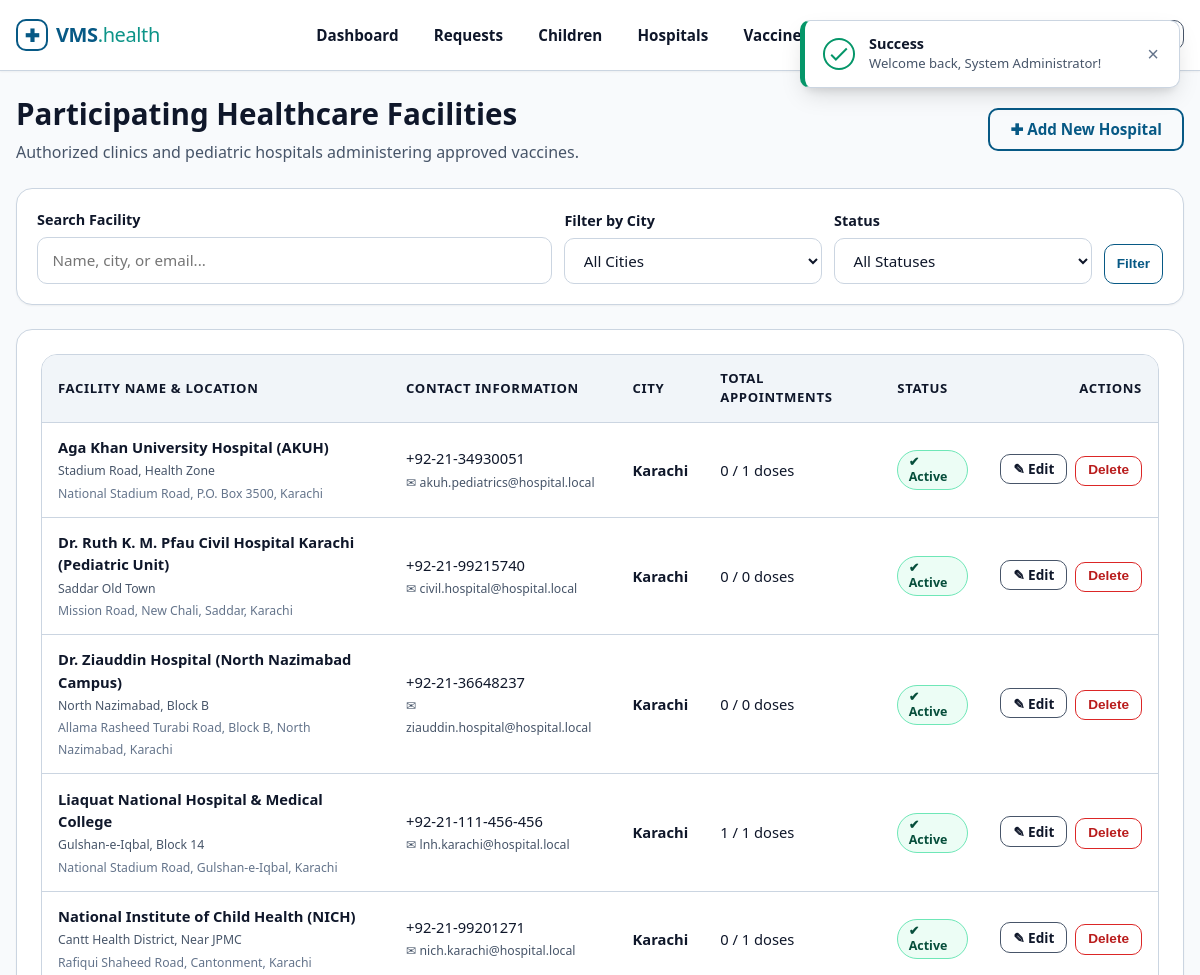
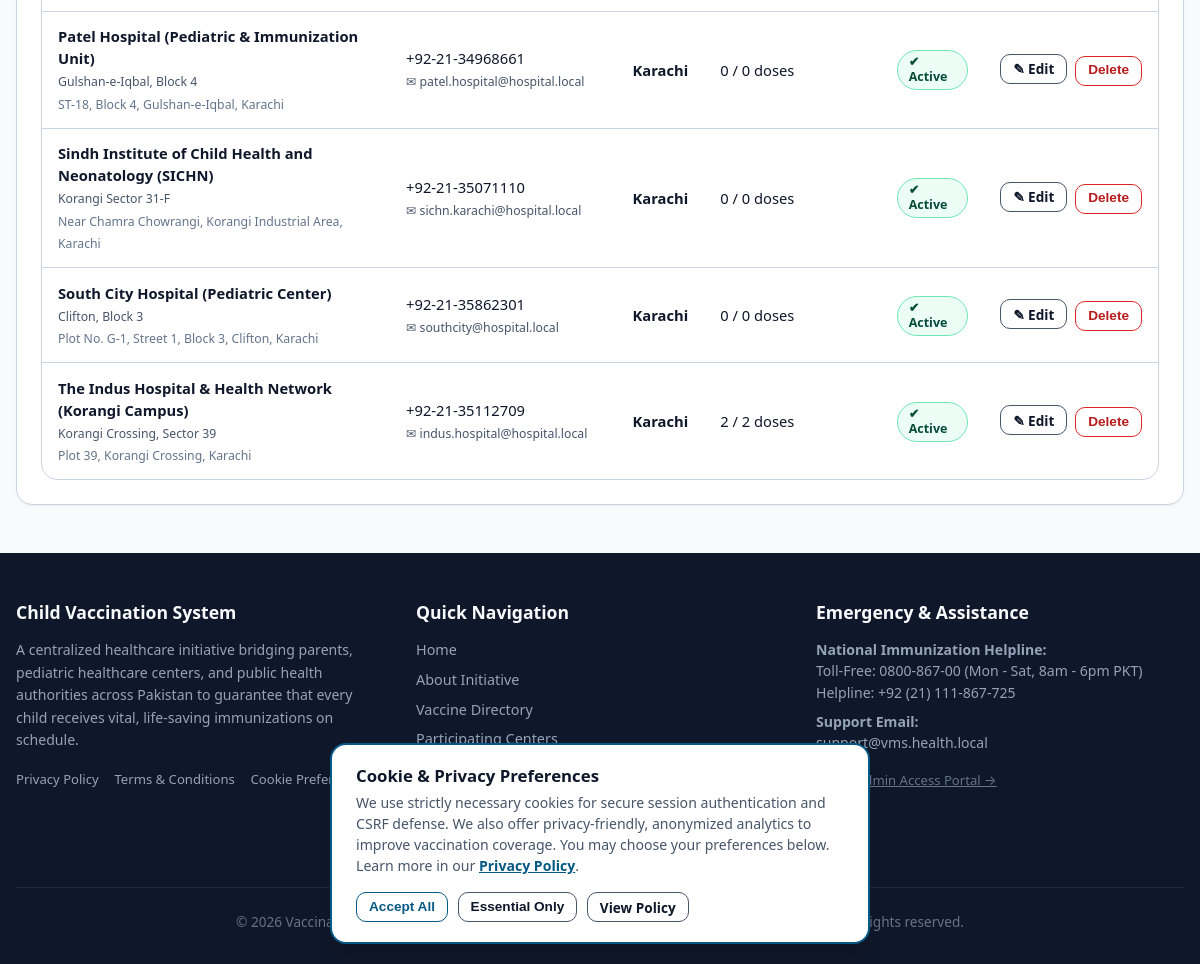
Screenshot of /vms/admin/hospitals.php (signed in) with the database file from the repository (2 pictures, top to bottom).
### tables this page shows
CREATE TABLE `hospitals` (
  `id` INT UNSIGNED NOT NULL AUTO_INCREMENT,
  `user_id` INT UNSIGNED NOT NULL COMMENT 'Foreign key to users.id',
  `name` VARCHAR(150) NOT NULL COMMENT 'Official name of the hospital / health center',
  `address` TEXT NOT NULL COMMENT 'Street address of the hospital',
  `city` VARCHAR(80) NOT NULL COMMENT 'City where hospital is located',
  `location` VARCHAR(150) NOT NULL COMMENT 'District, zone, or prominent landmark for parent search',
  `phone` VARCHAR(25) NOT NULL COMMENT 'Hospital reception / pediatric hotline',
  `status` ENUM('active', 'inactive') NOT NULL DEFAULT 'active' COMMENT 'Account status',
  `created_at` DATETIME NOT NULL DEFAULT CURRENT_TIMESTAMP,
  PRIMARY KEY (`id`),
  UNIQUE KEY `uk_hospitals_user_id` (`user_id`),
  KEY `idx_hospitals_city` (`city`),
  KEY `idx_hospitals_status` (`status`),
  CONSTRAINT `fk_hospitals_user` FOREIGN KEY (`user_id`)
    REFERENCES `users` (`id`) ON DELETE CASCADE ON UPDATE CASCADE
);

CREATE TABLE `users` (
  `id` INT UNSIGNED NOT NULL AUTO_INCREMENT,
  `name` VARCHAR(100) NOT NULL COMMENT 'Full name of user or organization representative',
  `email` VARCHAR(120) NOT NULL COMMENT 'Unique login email address',
  `password_hash` VARCHAR(255) NOT NULL COMMENT 'Bcrypt password hash produced by password_hash()',
  `role` ENUM('admin', 'parent', 'hospital') NOT NULL COMMENT 'System role controlling authorization',
  `created_at` DATETIME NOT NULL DEFAULT CURRENT_TIMESTAMP,
  PRIMARY KEY (`id`),
  UNIQUE KEY `uk_users_email` (`email`),
  KEY `idx_users_role` (`role`)
);

### vms/includes/functions.php (called while the page is built, shortened)
<?php
function url(string $path = ''): string
{
    return BASE_URL . ltrim($path, '/');
}
function e($value): string
{
    return htmlspecialchars((string)$value, ENT_QUOTES, 'UTF-8');
}
function sanitizeInput($data): string
{
    return trim(str_replace(chr(0), '', $data));
}

### vms/admin/hospitals.php (the view, shortened to what this page needs)
<?php
require_once __DIR__ . '/../includes/functions.php';
$pdo = getDBConnection();
$action = $_GET['action'] ?? 'list';
$search = sanitizeInput($_GET['search'] ?? '');
$sql = 'SELECT h.*, u.email,
               (SELECT COUNT(*) FROM bookings b WHERE b.hospital_id = h.id) AS total_bookings,
               (SELECT COUNT(*) FROM bookings b WHERE b.hospital_id = h.id AND b.vaccination_status = "vaccinated") AS total_completed
        FROM hospitals h
        JOIN users u ON h.user_id = u.id
        WHERE 1=1';
$params = [];
$sql .= ' ORDER BY h.name ASC';
$stmt = $pdo->prepare($sql);
$stmt->execute($params);
$hospitalsList = $stmt->fetchAll();
$editHospital = null;
require_once __DIR__ . '/../includes/header.php';
?>
<div class="container">
    <div style="display: flex; flex-wrap: wrap; justify-content: space-between; align-items: center; margin-bottom: 1.5rem; gap: 1rem;">
        <div>
            <h1>Participating Healthcare Facilities</h1>
            <p style="margin: 0;">Authorized clinics and pediatric hospitals administering approved vaccines.</p>
        </div>
        <div>
            <?php if ($action === 'list'): ?>
                <a href="<?= url('admin/hospitals.php?action=add'); ?>" class="btn btn-primary">
                    &#10010; Add New Hospital
                </a>
            <?php else: ?>
                <a href="<?= url('admin/hospitals.php'); ?>" class="btn btn-outline">
                    &larr; Back to Hospitals List
                </a>
            <?php endif; ?>
        </div>
    </div>
    <?php if ($action === 'add'): ?>
        <div class="card" style="max-width: 800px; margin: 0 auto 2rem;">
            <div class="card-header">
                <h3>Enroll New Healthcare Facility</h3>
            </div>
            <form action="<?= url('admin/hospitals.php'); ?>" method="POST">
                <?= csrfField(); ?>
                <input type="hidden" name="form_action" value="add">
                <div class="grid grid-2">
                    <div class="form-group">
                        <label for="name" class="form-label required">Hospital / Center Name</label>
                        <input type="text" id="name" name="name" class="form-control" placeholder="e.g. Shaukat Khanum Pediatric Wing" required>
                    </div>
                    <div class="form-group">
                        <label for="email" class="form-label required">Official Contact Email (Login)</label>
                        <input type="email" id="email" name="email" class="form-control" placeholder="center@hospital.org.pk" required>
                    </div>
                </div>
                <div class="grid grid-2">
                    <div class="form-group">
                        <label for="phone" class="form-label required">Hotline Phone</label>
                        <input type="tel" id="phone" name="phone" class="form-control" placeholder="e.g. 021-34567890 or 0300-1234567" required>
                    </div>
                    <div class="form-group">
                        <label for="password" class="form-label required">Account Password</label>
                        <input type="password" id="password" name="password" class="form-control" placeholder="Minimum 6 characters" required>
                    </div>
                </div>
                <div class="grid grid-2">
                    <div class="form-group">
                        <label for="city" class="form-label required">City</label>
                        <input type="text" id="city" name="city" class="form-control" placeholder="e.g. Karachi" required>
                    </div>
                    <div class="form-group">
                        <label for="location" class="form-label required">District / Area Landmark</label>
                        <input type="text" id="location" name="location" class="form-control" placeholder="e.g. Gulshan-e-Iqbal, Block 13" required>
                    </div>
                </div>
                <div class="form-group">
                    <label for="address" class="form-label required">Physical Street Address</label>
                    <textarea id="address" name="address" class="form-control" rows="2" placeholder="Full street address for parent appointment directions" required></textarea>
                </div>
                <div style="display: flex; gap: 0.75rem; justify-content: flex-end; margin-top: 1rem;">
                    <a href="<?= url('admin/hospitals.php'); ?>" class="btn btn-outline">Cancel</a>
                    <button type="submit" class="btn btn-primary">Save & Register Facility &rarr;</button>
                </div>
            </form>
        </div>
    <?php else: ?>
        <div class="card" style="margin-bottom: 1.5rem; padding: 1.25rem;">
            <form action="<?= url('admin/hospitals.php'); ?>" method="GET" style="display: flex; flex-wrap: wrap; gap: 0.75rem; align-items: flex-end;">
                <div style="flex: 2; min-width: 220px;">
                    <label for="search" class="form-label">Search Facility</label>
                    <input type="text" id="search" name="search" class="form-control" placeholder="Name, city, or email..." value="<?= e($search); ?>">
                </div>
                <div style="flex: 1; min-width: 160px;">
                    <label for="filter_city" class="form-label">Filter by City</label>
                    <select id="filter_city" name="city" class="form-select">
                        <option value="">All Cities</option>
                    </select>
                </div>
                <div style="flex: 1; min-width: 140px;">
                    <label for="filter_status" class="form-label">Status</label>
                    <select id="filter_status" name="status" class="form-select">
                        <option value="">All Statuses</option>
                    </select>
                </div>
                <div style="display: flex; gap: 0.5rem;">
                    <button type="submit" class="btn btn-primary btn-sm" style="height: 40px;">Filter</button>
                </div>
            </form>
        </div>
        <div class="card">
            <?php if (empty($hospitalsList)): ?>
                <div style="text-align: center; padding: 2.5rem; color: var(--text-muted);">
                    <p style="font-size: 1.1rem; margin-bottom: 0.5rem;">No healthcare centers match your search criteria.</p>
                    <a href="<?= url('admin/hospitals.php'); ?>" class="btn btn-outline btn-sm">Clear Search Filters</a>
                </div>
            <?php else: ?>
                <div class="table-responsive">
                    <table class="table">
                        <thead>
                            <tr>
                                <th>Facility Name & Location</th>
                                <th>Contact Information</th>
                                <th>City</th>
                                <th>Total Appointments</th>
                                <th>Status</th>
                                <th style="text-align: right;">Actions</th>
                            </tr>
                        </thead>
                        <tbody>
                            <?php foreach ($hospitalsList as $h): ?>
                                <tr>
                                    <td>
                                        <strong><?= e($h['name']); ?></strong><br>
                                        <small style="color: var(--text-muted);"><?= e($h['location']); ?></small><br>
                                        <small style="color: var(--text-light);"><?= e($h['address']); ?></small>
                                    </td>
                                    <td>
                                        <span><?= e($h['phone']); ?></span><br>
                                        <small style="color: var(--text-muted);">&#9993; <?= e($h['email']); ?></small>
                                    </td>
                                    <td><strong><?= e($h['city']); ?></strong></td>
                                    <td>
                                        <span title="Completed / Total"><?= (int)$h['total_completed']; ?> / <?= (int)$h['total_bookings']; ?> doses</span>
                                    </td>
                                    <td>
                                        <?php if ($h['status'] === 'active'): ?>
                                            <span class="badge badge-success">&#10004; Active</span>
                                        <?php else: ?>
                                            <span class="badge badge-danger">&#10006; Inactive</span>
                                        <?php endif; ?>
                                    </td>
                                    <td style="text-align: right; white-space: nowrap;">
                                        <a href="<?= url('admin/hospitals.php?action=edit&id=' . (int)$h['id']); ?>" class="btn btn-outline btn-sm" title="Edit Facility">
                                            &#9998; Edit
                                        </a>
                                        <form action="<?= url('admin/hospitals.php'); ?>" method="POST" style="display: inline-block; margin-left: 0.25rem;">
                                            <button type="submit" class="btn btn-danger btn-sm" title="Delete or Deactivate"
                                                    onclick="return confirm('Are you sure you want to delete or deactivate <?= e($h['name']); ?>?');">
                                                Delete
                                            </button>
                                        </form>
                                    </td>
                                </tr>
                            <?php endforeach; ?>
                        </tbody>
                    </table>
                </div>
            <?php endif; ?>
        </div>
    <?php endif; ?>
</div>
<?php require_once __DIR__ . '/../includes/footer.php'; ?>

### vms/assets/css/style.css (style rules this page uses)
:root { --primary: #0284c7; --primary-hover: #0369a1; --primary-light: #e0f2fe; --primary-dark: #075985; --teal: #0d9488; --teal-dark: #0f766e; --teal-light: #ccfbf1; --success: #059669; --success-bg: #ecfdf5; --success-border: #6ee7b7; --success-text: #064e3b; --warning: #d97706; --warning-bg: #fffbeb; --warning-border: #fcd34d; --warning-text: #78350f; --danger: #dc2626; --danger-bg: #fef2f2; --danger-border: #fca5a5; --danger-text: #7f1d1d; --info: #2563eb; --info-bg: #eff6ff; --info-border: #93c5fd; --info-text: #1e3a8a; --text-main: #0f172a; --text-muted: #475569; --text-light: #64748b; --bg-body: #f8fafc; --bg-card: #ffffff; --bg-subtle: #f1f5f9; --border-color: #cbd5e1; --border-focus: #0284c7; --shadow-sm: 0 1px 2px 0 rgba(0, 0, 0, 0.05); --shadow-md: 0 4px 6px -1px rgba(0, 0, 0, 0.07), 0 2px 4px -2px rgba(0, 0, 0, 0.05); --shadow-lg: 0 10px 15px -3px rgba(0, 0, 0, 0.08), 0 4px 6px -4px rgba(0, 0, 0, 0.04); --shadow-xl: 0 20px 25px -5px rgba(0, 0, 0, 0.1), 0 8px 10px -6px rgba(0, 0, 0, 0.05); --radius-sm: 6px; --radius-md: 10px; --radius-lg: 16px; --radius-full: 9999px; --max-width: 1200px; --header-height: 70px; }
*, *::before, *::after { box-sizing: border-box; margin: 0; padding: 0; }
html { font-size: 16px; scroll-behavior: smooth; -webkit-text-size-adjust: 100%; overflow-x: hidden; }
body { font-family: system-ui, -apple-system, BlinkMacSystemFont, "Segoe UI", Roboto, Helvetica, Arial, sans-serif; background-color: var(--bg-body); color: var(--text-main); line-height: 1.5; min-height: 100vh; display: flex; flex-direction: column; overflow-x: hidden; width: 100%; }
a { color: var(--primary-dark); text-decoration: none; transition: color 0.15s ease-in-out; }
h1, h2, h3, h4, h5, h6 { color: var(--text-main); font-weight: 700; line-height: 1.25; margin-bottom: 0.5rem; }
h1 { font-size: 1.85rem; }
p { margin-bottom: 1rem; color: var(--text-muted); }
.container { width: 100%; max-width: var(--max-width); margin-left: auto; margin-right: auto; padding-left: 1rem; padding-right: 1rem; }
.card { background-color: var(--bg-card); border: 1px solid var(--border-color); border-radius: var(--radius-lg); box-shadow: var(--shadow-sm); padding: 1.5rem; transition: transform 0.15s ease, box-shadow 0.15s ease; }
.btn { display: inline-flex; align-items: center; justify-content: center; gap: 0.4rem; padding: 0.6rem 1.25rem; border-radius: var(--radius-md); font-size: 0.95rem; font-weight: 600; border: 2px solid transparent; background-color: transparent; cursor: pointer; text-align: center; transition: background-color 0.15s ease, border-color 0.15s ease, color 0.15s ease, box-shadow 0.15s ease; text-decoration: none; line-height: 1.25; }
.btn-primary { background-color: transparent; border-color: var(--primary-dark); color: var(--primary-dark); }
.btn-outline { background-color: transparent; border-color: #475569; color: var(--text-main); }
.btn-danger { background-color: transparent; border-color: #dc2626; color: #b91c1c; }
.btn-sm { padding: 0.35rem 0.75rem; font-size: 0.85rem; border-width: 1.5px; }
.form-label { display: block; font-size: 0.9rem; font-weight: 600; color: var(--text-main); margin-bottom: 0.4rem; }
.form-control, .form-select { width: 100%; padding: 0.7rem 0.9rem; font-size: 0.95rem; line-height: 1.5; color: var(--text-main); background-color: #ffffff; border: 1px solid var(--border-color); border-radius: var(--radius-md); transition: border-color 0.15s ease, box-shadow 0.15s ease; font-family: inherit; }
.table-responsive { width: 100%; overflow-x: auto; -webkit-overflow-scrolling: touch; border: 1px solid var(--border-color); border-radius: var(--radius-lg); background-color: var(--bg-card); }
.table { width: 100%; border-collapse: collapse; text-align: left; font-size: 0.92rem; }
.table th, .table td { padding: 0.85rem 1rem; border-bottom: 1px solid var(--border-color); }
.table th { background-color: var(--bg-subtle); font-weight: 700; color: var(--text-main); font-size: 0.82rem; text-transform: uppercase; letter-spacing: 0.05em; }
.table tbody tr:last-child td { border-bottom: none; }
.badge { display: inline-flex; align-items: center; gap: 0.3rem; padding: 0.25rem 0.65rem; font-size: 0.78rem; font-weight: 700; border-radius: var(--radius-full); text-transform: capitalize; line-height: 1.2; }
.badge-success { background-color: var(--success-bg); color: var(--success-text); border: 1px solid var(--success-border); }

### rows the page displays
hospitals: name "Aga Khan University Hospital (AKUH)", location "Stadium Road, Health Zone", address "National Stadium Road, P.O. Box 3500, Karachi", phone "+92-21-34930051", user.email "akuh.pediatrics@hospital.local", city "Karachi", total_completed "0", total_bookings "1", status "✔ Active"
hospitals: name "Dr. Ruth K. M. Pfau Civil Hospital Karachi (Pediatric Unit)", location "Saddar Old Town", address "Mission Road, New Chali, Saddar, Karachi", phone "+92-21-99215740", user.email "civil.hospital@hospital.local", city "Karachi", total_completed "0", total_bookings "0", status "✔ Active"
hospitals: name "Dr. Ziauddin Hospital (North Nazimabad Campus)", location "North Nazimabad, Block B", address "Allama Rasheed Turabi Road, Block B, North Nazimabad, Karachi", phone "+92-21-36648237", user.email "ziauddin.hospital@hospital.local", city "Karachi", total_completed "0", total_bookings "0", status "✔ Active"
hospitals: name "Liaquat National Hospital & Medical College", location "Gulshan-e-Iqbal, Block 14", address "National Stadium Road, Gulshan-e-Iqbal, Karachi", phone "+92-21-111-456-456", user.email "lnh.karachi@hospital.local", city "Karachi", total_completed "1", total_bookings "1", status "✔ Active"
hospitals: name "National Institute of Child Health (NICH)", location "Cantt Health District, Near JPMC", address "Rafiqui Shaheed Road, Cantonment, Karachi", phone "+92-21-99201271", user.email "nich.karachi@hospital.local", city "Karachi", total_completed "0", total_bookings "1", status "✔ Active"
hospitals: name "Patel Hospital (Pediatric & Immunization Unit)", location "Gulshan-e-Iqbal, Block 4", address "ST-18, Block 4, Gulshan-e-Iqbal, Karachi", phone "+92-21-34968661", user.email "patel.hospital@hospital.local", city "Karachi", total_completed "0", total_bookings "0", status "✔ Active"
hospitals: name "Sindh Institute of Child Health and Neonatology (SICHN)", location "Korangi Sector 31-F", address "Near Chamra Chowrangi, Korangi Industrial Area, Karachi", phone "+92-21-35071110", user.email "sichn.karachi@hospital.local", city "Karachi", total_completed "0", total_bookings "0", status "✔ Active"
hospitals: name "South City Hospital (Pediatric Center)", location "Clifton, Block 3", address "Plot No. G-1, Street 1, Block 3, Clifton, Karachi", phone "+92-21-35862301", user.email "southcity@hospital.local", city "Karachi", total_completed "0", total_bookings "0", status "✔ Active"
hospitals: name "The Indus Hospital & Health Network (Korangi Campus)", location "Korangi Crossing, Sector 39", address "Plot 39, Korangi Crossing, Karachi", phone "+92-21-35112709", user.email "indus.hospital@hospital.local", city "Karachi", total_completed "2", total_bookings "2", status "✔ Active"

### other values shown
$flashType "Success"
$flashMsg "Welcome back, System Administrator!"
